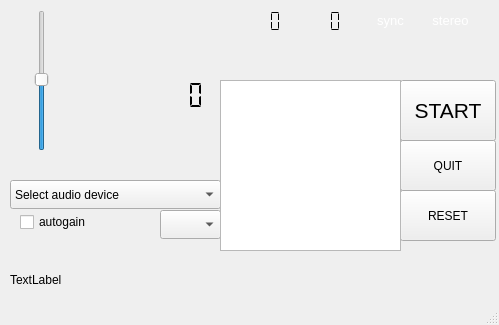
<?xml version="1.0" encoding="UTF-8"?>
<ui version="4.0">
 <class>dabRadio</class>
 <widget class="QMainWindow" name="dabRadio">
  <property name="geometry">
   <rect>
    <x>0</x>
    <y>0</y>
    <width>499</width>
    <height>325</height>
   </rect>
  </property>
  <property name="windowTitle">
   <string>simpleDAB</string>
  </property>
  <widget class="QWidget" name="centralwidget">
   <widget class="QComboBox" name="streamoutSelector">
    <property name="geometry">
     <rect>
      <x>10</x>
      <y>180</y>
      <width>211</width>
      <height>29</height>
     </rect>
    </property>
    <property name="toolTip">
     <string>&lt;html&gt;&lt;head/&gt;&lt;body&gt;&lt;p&gt;Select a device (channel) for the audio output. On program start up a default is chosen.&lt;/p&gt;&lt;/body&gt;&lt;/html&gt;</string>
    </property>
    <item>
     <property name="text">
      <string>Select audio device</string>
     </property>
    </item>
   </widget>
   <widget class="QComboBox" name="channelSelector">
    <property name="geometry">
     <rect>
      <x>160</x>
      <y>210</y>
      <width>61</width>
      <height>29</height>
     </rect>
    </property>
    <property name="toolTip">
     <string>&lt;html&gt;&lt;head/&gt;&lt;body&gt;&lt;p&gt;Select the DAB channel.&lt;/p&gt;&lt;p&gt;This depends on the band chosen.&lt;/p&gt;&lt;/body&gt;&lt;/html&gt;</string>
    </property>
   </widget>
   <widget class="QLabel" name="timeDisplay">
    <property name="geometry">
     <rect>
      <x>10</x>
      <y>160</y>
      <width>201</width>
      <height>21</height>
     </rect>
    </property>
    <property name="text">
     <string/>
    </property>
   </widget>
   <widget class="QLCDNumber" name="offsetDisplay">
    <property name="geometry">
     <rect>
      <x>128</x>
      <y>80</y>
      <width>81</width>
      <height>31</height>
     </rect>
    </property>
    <property name="toolTip">
     <string>&lt;html&gt;&lt;head/&gt;&lt;body&gt;&lt;p&gt;Coarse offset, indicates - in Hz - the frequency offset. Coarse offset is in large steps, where a step is the distance - in Hz - between two subsequent carriers in the ofdm signal.&lt;/p&gt;&lt;/body&gt;&lt;/html&gt;</string>
    </property>
    <property name="frameShape">
     <enum>QFrame::NoFrame</enum>
    </property>
    <property name="digitCount">
     <number>5</number>
    </property>
    <property name="segmentStyle">
     <enum>QLCDNumber::Flat</enum>
    </property>
   </widget>
   <widget class="QLabel" name="dynamicLabel">
    <property name="geometry">
     <rect>
      <x>10</x>
      <y>260</y>
      <width>471</width>
      <height>41</height>
     </rect>
    </property>
    <property name="toolTip">
     <string>&lt;html&gt;&lt;head/&gt;&lt;body&gt;&lt;p&gt;Dynamic label (DLS)&lt;/p&gt;&lt;p&gt;The selected program may carry some textual information, that information is displayed here.&lt;/p&gt;&lt;/body&gt;&lt;/html&gt;</string>
    </property>
    <property name="frameShape">
     <enum>QFrame::NoFrame</enum>
    </property>
    <property name="frameShadow">
     <enum>QFrame::Plain</enum>
    </property>
    <property name="text">
     <string>TextLabel</string>
    </property>
    <property name="alignment">
     <set>Qt::AlignLeading|Qt::AlignLeft|Qt::AlignVCenter</set>
    </property>
    <property name="wordWrap">
     <bool>true</bool>
    </property>
    <property name="openExternalLinks">
     <bool>true</bool>
    </property>
    <property name="textInteractionFlags">
     <set>Qt::LinksAccessibleByMouse|Qt::TextSelectableByMouse</set>
    </property>
   </widget>
   <widget class="QPushButton" name="startButton">
    <property name="geometry">
     <rect>
      <x>400</x>
      <y>80</y>
      <width>96</width>
      <height>61</height>
     </rect>
    </property>
    <property name="font">
     <font>
      <pointsize>16</pointsize>
      <weight>50</weight>
      <bold>false</bold>
     </font>
    </property>
    <property name="text">
     <string>START</string>
    </property>
   </widget>
   <widget class="QPushButton" name="quitButton">
    <property name="geometry">
     <rect>
      <x>400</x>
      <y>140</y>
      <width>96</width>
      <height>51</height>
     </rect>
    </property>
    <property name="text">
     <string>QUIT</string>
    </property>
   </widget>
   <widget class="QPushButton" name="resetButton">
    <property name="geometry">
     <rect>
      <x>400</x>
      <y>190</y>
      <width>96</width>
      <height>51</height>
     </rect>
    </property>
    <property name="text">
     <string>RESET</string>
    </property>
   </widget>
   <widget class="QListView" name="ensembleDisplay">
    <property name="geometry">
     <rect>
      <x>220</x>
      <y>80</y>
      <width>181</width>
      <height>171</height>
     </rect>
    </property>
   </widget>
   <widget class="QLabel" name="versionName">
    <property name="geometry">
     <rect>
      <x>250</x>
      <y>50</y>
      <width>231</width>
      <height>20</height>
     </rect>
    </property>
    <property name="toolTip">
     <string>&lt;html&gt;&lt;head/&gt;&lt;body&gt;&lt;p&gt;Copyright (C) 2016, 2017 Jan van Katwijk (J.vanKatwijk@gmail.com), Lazy Chair Programming&lt;/p&gt;&lt;p&gt;Qt-DAB is free software; you can redistribute it and/or modify it under the terms of the GNU General Public License as published by the Free Software Foundation; either version 2 of the License, or (at your option) any later version.&lt;br/&gt;&lt;/p&gt;&lt;/body&gt;&lt;/html&gt;</string>
    </property>
    <property name="text">
     <string/>
    </property>
   </widget>
   <widget class="QLabel" name="syncedLabel">
    <property name="geometry">
     <rect>
      <x>370</x>
      <y>10</y>
      <width>41</width>
      <height>21</height>
     </rect>
    </property>
    <property name="palette">
     <palette>
      <active>
       <colorrole role="WindowText">
        <brush brushstyle="SolidPattern">
         <color alpha="255">
          <red>255</red>
          <green>255</green>
          <blue>255</blue>
         </color>
        </brush>
       </colorrole>
      </active>
      <inactive>
       <colorrole role="WindowText">
        <brush brushstyle="SolidPattern">
         <color alpha="255">
          <red>255</red>
          <green>255</green>
          <blue>255</blue>
         </color>
        </brush>
       </colorrole>
      </inactive>
      <disabled>
       <colorrole role="WindowText">
        <brush brushstyle="SolidPattern">
         <color alpha="255">
          <red>190</red>
          <green>190</green>
          <blue>190</blue>
         </color>
        </brush>
       </colorrole>
      </disabled>
     </palette>
    </property>
    <property name="font">
     <font>
      <pointsize>10</pointsize>
     </font>
    </property>
    <property name="toolTip">
     <string>&lt;html&gt;&lt;head/&gt;&lt;body&gt;&lt;p&gt;Indicator for time synchronization&lt;/p&gt;&lt;p&gt;Green means that the software recognizes that there are DAB frames, not necessarily that the software is able to decode the DAB stream.&lt;/p&gt;&lt;/body&gt;&lt;/html&gt;</string>
    </property>
    <property name="frameShape">
     <enum>QFrame::NoFrame</enum>
    </property>
    <property name="text">
     <string>sync</string>
    </property>
    <property name="alignment">
     <set>Qt::AlignCenter</set>
    </property>
   </widget>
   <widget class="QLCDNumber" name="snrDisplay">
    <property name="geometry">
     <rect>
      <x>310</x>
      <y>10</y>
      <width>41</width>
      <height>23</height>
     </rect>
    </property>
    <property name="toolTip">
     <string>&lt;html&gt;&lt;head/&gt;&lt;body&gt;&lt;p&gt;A Signal to Noise (SNR) indicator&lt;/p&gt;&lt;p&gt;In general: higher is better. But do not take the value as a serious measure of the SNR, it strongly depends on the device and the amount of filtering applied in the device!&lt;/p&gt;&lt;/body&gt;&lt;/html&gt;</string>
    </property>
    <property name="frameShape">
     <enum>QFrame::NoFrame</enum>
    </property>
    <property name="digitCount">
     <number>2</number>
    </property>
    <property name="segmentStyle">
     <enum>QLCDNumber::Flat</enum>
    </property>
   </widget>
   <widget class="QLCDNumber" name="ensembleId">
    <property name="geometry">
     <rect>
      <x>230</x>
      <y>10</y>
      <width>61</width>
      <height>23</height>
     </rect>
    </property>
    <property name="toolTip">
     <string>&lt;html&gt;&lt;head/&gt;&lt;body&gt;&lt;p&gt;Ensemble ID&lt;/p&gt;&lt;p&gt;The hecadecimal number indicates the ensemble being received.&lt;/p&gt;&lt;/body&gt;&lt;/html&gt;</string>
    </property>
    <property name="frameShape">
     <enum>QFrame::NoFrame</enum>
    </property>
    <property name="digitCount">
     <number>4</number>
    </property>
    <property name="mode">
     <enum>QLCDNumber::Hex</enum>
    </property>
    <property name="segmentStyle">
     <enum>QLCDNumber::Flat</enum>
    </property>
   </widget>
   <widget class="QLabel" name="ensembleName">
    <property name="geometry">
     <rect>
      <x>80</x>
      <y>10</y>
      <width>141</width>
      <height>21</height>
     </rect>
    </property>
    <property name="toolTip">
     <string>&lt;html&gt;&lt;head/&gt;&lt;body&gt;&lt;p&gt;Ensemble name&lt;/p&gt;&lt;/body&gt;&lt;/html&gt;</string>
    </property>
    <property name="text">
     <string/>
    </property>
    <property name="textInteractionFlags">
     <set>Qt::LinksAccessibleByMouse|Qt::TextSelectableByMouse</set>
    </property>
   </widget>
   <widget class="QLabel" name="stereoLabel">
    <property name="geometry">
     <rect>
      <x>430</x>
      <y>10</y>
      <width>41</width>
      <height>21</height>
     </rect>
    </property>
    <property name="palette">
     <palette>
      <active>
       <colorrole role="WindowText">
        <brush brushstyle="SolidPattern">
         <color alpha="255">
          <red>255</red>
          <green>255</green>
          <blue>255</blue>
         </color>
        </brush>
       </colorrole>
       <colorrole role="Text">
        <brush brushstyle="SolidPattern">
         <color alpha="255">
          <red>255</red>
          <green>255</green>
          <blue>255</blue>
         </color>
        </brush>
       </colorrole>
      </active>
      <inactive>
       <colorrole role="WindowText">
        <brush brushstyle="SolidPattern">
         <color alpha="255">
          <red>255</red>
          <green>255</green>
          <blue>255</blue>
         </color>
        </brush>
       </colorrole>
       <colorrole role="Text">
        <brush brushstyle="SolidPattern">
         <color alpha="255">
          <red>255</red>
          <green>255</green>
          <blue>255</blue>
         </color>
        </brush>
       </colorrole>
      </inactive>
      <disabled>
       <colorrole role="WindowText">
        <brush brushstyle="SolidPattern">
         <color alpha="255">
          <red>190</red>
          <green>190</green>
          <blue>190</blue>
         </color>
        </brush>
       </colorrole>
       <colorrole role="Text">
        <brush brushstyle="SolidPattern">
         <color alpha="255">
          <red>190</red>
          <green>190</green>
          <blue>190</blue>
         </color>
        </brush>
       </colorrole>
      </disabled>
     </palette>
    </property>
    <property name="font">
     <font>
      <pointsize>10</pointsize>
     </font>
    </property>
    <property name="toolTip">
     <string>&lt;html&gt;&lt;head/&gt;&lt;body&gt;&lt;p&gt;Stereo label&lt;/p&gt;&lt;p&gt;Green means that the program is in stereo.&lt;br/&gt;Red means no audio or mono transmission.&lt;/p&gt;&lt;/body&gt;&lt;/html&gt;</string>
    </property>
    <property name="frameShape">
     <enum>QFrame::NoFrame</enum>
    </property>
    <property name="text">
     <string>stereo</string>
    </property>
    <property name="alignment">
     <set>Qt::AlignCenter</set>
    </property>
   </widget>
   <widget class="QLabel" name="label">
    <property name="geometry">
     <rect>
      <x>410</x>
      <y>280</y>
      <width>31</width>
      <height>20</height>
     </rect>
    </property>
    <property name="toolTip">
     <string>&lt;html&gt;&lt;head/&gt;&lt;body&gt;&lt;p&gt;Qt-DAB copyright:&lt;/p&gt;&lt;p&gt;	 J van Katwijk, Lazy Chair Computing.  J.vanKatwijk@gmail.com&lt;/p&gt;&lt;p&gt;Copyright of the Qt toolkit used: the Qt Company&lt;/p&gt;&lt;p&gt;Copyright of the libraries used for SDRplay, rtl-sdr based sticks, AIRspy, portaudio, libsndfile and libsamplerate to their developers&lt;/p&gt;&lt;p&gt;Copyright of the MP2 library used Martin J Fiedler&lt;/p&gt;&lt;p&gt;Copyright of the firecode checker: Gnu Radio&lt;/p&gt;&lt;p&gt;Copyright of the viterbi decoder kernel: the Spiral project&lt;/p&gt;&lt;p&gt;Copyright of the Reed Solomon Decoder software: Phil Karns&lt;/p&gt;&lt;p&gt;All copyrights gratefully acknowledged&lt;/p&gt;&lt;/body&gt;&lt;/html&gt;</string>
    </property>
    <property name="text">
     <string/>
    </property>
   </widget>
   <widget class="QSlider" name="gainSlider">
    <property name="geometry">
     <rect>
      <x>30</x>
      <y>10</y>
      <width>24</width>
      <height>141</height>
     </rect>
    </property>
    <property name="value">
     <number>50</number>
    </property>
    <property name="orientation">
     <enum>Qt::Vertical</enum>
    </property>
   </widget>
   <widget class="QCheckBox" name="autogain_switch">
    <property name="geometry">
     <rect>
      <x>20</x>
      <y>210</y>
      <width>93</width>
      <height>24</height>
     </rect>
    </property>
    <property name="text">
     <string>autogain</string>
    </property>
   </widget>
  </widget>
  <widget class="QStatusBar" name="statusbar"/>
 </widget>
 <resources/>
 <connections/>
</ui>
